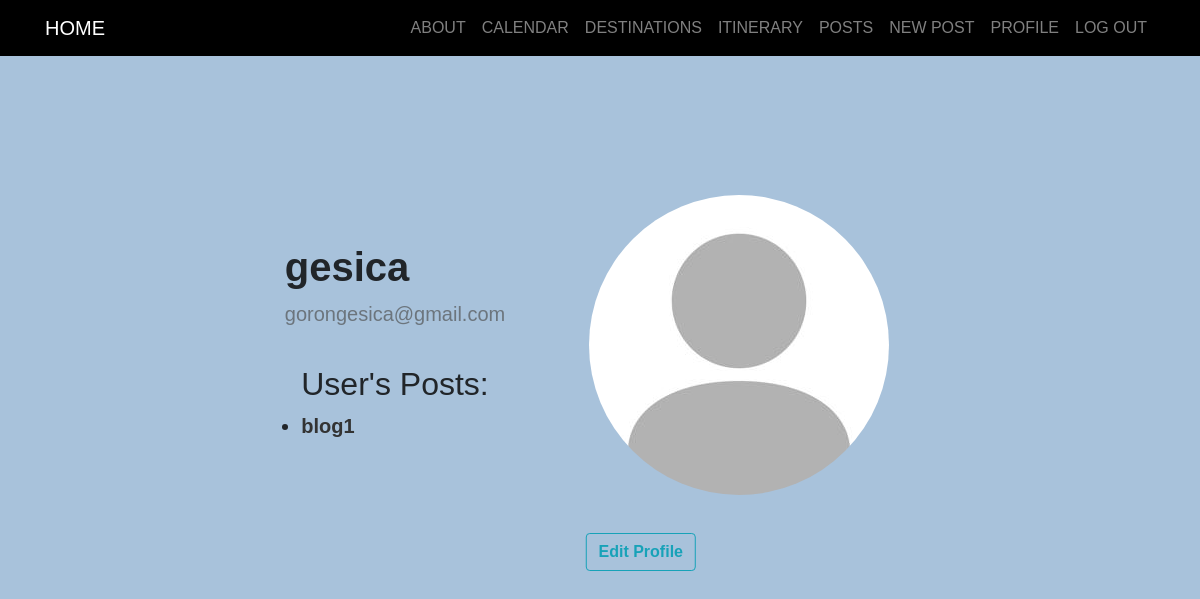
/profile/ (signed in), run on an earlier commit of the app's database.
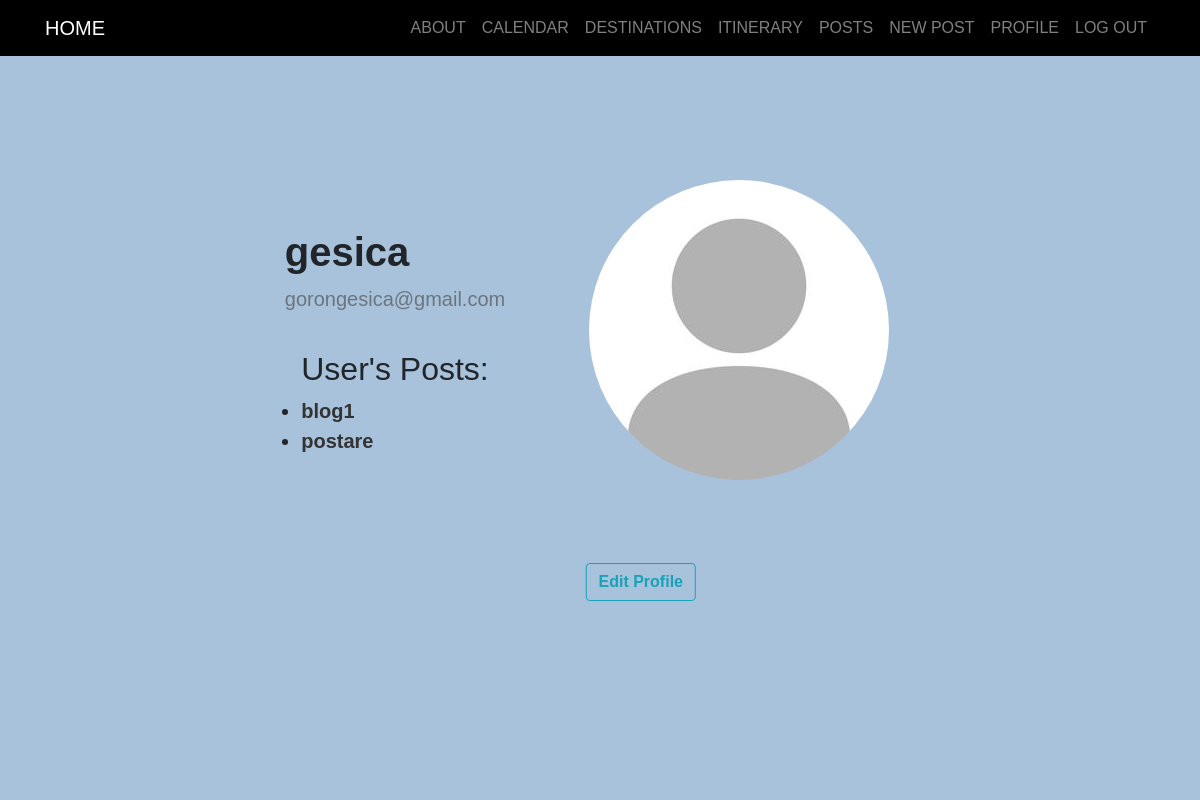
And on a later commit of the database.
### users/models.py (models this page shows, shortened)
class Profile(models.Model):
    user = models.OneToOneField(User, on_delete=models.CASCADE)
    image = models.ImageField(default='default.jpeg', upload_to='profile_pics')

### login/models.py (models this page shows, shortened)
class Post(models.Model):
    title = models.CharField(max_length=100)
    content = models.TextField()
    date_posted = models.DateTimeField(default=timezone.now)
    author = models.ForeignKey(User, on_delete=models.CASCADE)
    likes = models.ManyToManyField(User, related_name='post_likes', blank=True)
    comments = models.ManyToManyField(Comment, related_name='post_comments', blank=True)

### users/views.py (the view)
# urls.py: path('profile/', user_views.profile, name='profile'),
@login_required
def profile(request):
    if request.method == 'POST':
        u_form = UserUpdateForm(request.POST, instance=request.user)
        p_form = ProfileUpdateForm(request.POST,
                                   request.FILES,
                                   instance=request.user.profile)
        if u_form.is_valid() and p_form.is_valid():
            u_form.save()
            p_form.save()
            messages.success(request, f'Your account has been updated!')
            return redirect('profile')
    else:
        u_form = UserUpdateForm(instance=request.user)
        p_form = ProfileUpdateForm(instance=request.user.profile)
    context = {
        'u_form': u_form,
        'p_form': p_form
    }
    return render(request, 'users/profile.html', context)

### users/templates/users/profile.html (shortened to what this page needs)
{% extends "login/base.html" %}
{% load crispy_forms_tags %}
{% block content %}
<div class="background-container"></div>
<div class="content-section">
  <div class="account-info">
    <h2>{{ user.username }}</h2>
    <p class="text-secondary">{{ user.email }}</p>
  </div>
  <div class="media">
    <img class="rounded-circle account-img" src="{{ user.profile.image.url }}">
    <div class="media-body">
      <button type="button" class="btn btn-outline-info edit-profile-btn" data-toggle="modal"
        data-target="#updateProfileModal">
        Edit Profile
      </button>
      <div class="user-posts">
        <h2>User's Posts:</h2>
        <ul>
          {% for post in user.post_set.all %}
          <li><a href="{% url 'post-detail' post.id %}">{{ post.title }}</a></li>
          {% endfor %}
        </ul>
      </div>
    </div>
  </div>
</div>
{% endblock content %}

### login/templates/login/base.html (shortened to what this page needs)
{% load static %}
<!DOCTYPE html>
<html lang="en">
<head>
    <link rel="stylesheet" href="https://maxcdn.bootstrapcdn.com/bootstrap/4.0.0/css/bootstrap.min.css"
>
    <link rel="stylesheet" href="https://cdnjs.cloudflare.com/ajax/libs/font-awesome/5.15.3/css/all.min.css"
>
    <link rel="stylesheet" type="text/css" href="{% static 'login/main.css' %}">
</head>
<body>
    <header class="site-header">
        <nav class="navbar navbar-expand-md navbar-dark bg-steel fixed-top">
            <div class="container">
                <a class="navbar-brand mr-4" href="{% url 'login-home' %}">HOME</a>
                <div class="collapse navbar-collapse" id="navbarToggle">
                    <div class="navbar-nav">
                        {% if user.is_authenticated %}
                            <a class="nav-item nav-link" href="{% url 'login-about' %}">ABOUT</a>
                            <a class="nav-item nav-link" href="{% url 'users:calendar' %}">CALENDAR</a>
                            <a class="nav-item nav-link" href="{% url 'login-destinations' %}">DESTINATIONS</a>
                            <a class="nav-item nav-link" href="{% url 'users:task_list' %}">ITINERARY</a>
                            <a class="nav-item nav-link" href="{% url 'login-post' %}">POSTS</a>
                            <a class="nav-item nav-link" href="{% url 'post-create' %}">NEW POST</a>
                            <a class="nav-item nav-link" href="{% url 'profile' %}">PROFILE</a>
                            <a class="nav-item nav-link" href="{% url 'logout' %}">LOG OUT</a>
                        {% endif %}
                    </div>
                </div>
            </div>
        </nav>
    </header>
    <main role="main" class="container-fluid">
      <div class="row">
          <div class="col-md-8">
              {% block content %}{% endblock %}
          </div>
          <div class="col-md-4">
          </div>
      </div>
  </main>
</body>
</html>

### login/static/login/main.css (style rules this page uses)
* { margin: 0; padding: 0; box-sizing: border-box; font-family: 'Mongolian Baiti', sans-serif; font-family: 'Mongolian Baiti', sans-serif; }

### users/templates/users/profile.html (style rules this page uses)
html, body { overflow: hidden; }
.background-container { position: fixed; top: 0; left: 0; width: 100%; height: 100%; background-color: #A8C2DB; z-index: -1; }
.media { position: relative; }
.account-info { text-align: left; margin-top: -100px; }
.account-info h2 { font-size: 40px; font-weight: bold; }
.account-info p { font-size: 20px; }
.account-img { position: absolute; top: 200px; right: -400px; margin-top: -350px; margin-left: -100px; }
.edit-profile-btn { position: absolute; top: 150%; right: -140%; transform: translate(-50%, 0); margin-top: 20px; }
.user-posts { margin-top: 20px; font-size: 20px; font-weight: bold; }
.user-posts a { text-decoration: none; color: #333; }

What changed in the data, as far as the page shows it:
added Post: title "postare"
